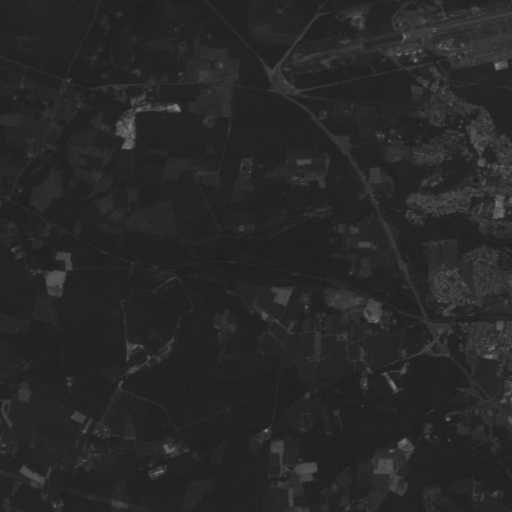
#> input picture TP3/tpseg/spot.tif, 512 x 512 px
$ python hysteresis.py
#> lines starting #> are read from the running program, lines starting #| are printed output that depends on the picture
#!/usr/bin/env python
# -*- coding: utf-8 -*-
"""
Created on 22 May 2019

@author: M Roux
"""


import matplotlib.pyplot as plt
from skimage import data, filters
from skimage import io as skio
from scipy import ndimage
import mrlab as mr

# POUR LA MORPHO
import skimage.morphology as morpho
import skimage.feature as skf
from scipy import ndimage as ndi


def tophat(im,rayon):
    se=morpho.square(rayon)
    ero=morpho.erosion(im,se)
    dil=morpho.dilation(ero,se)
    tophat=im-dil
    return tophat

fig, ax = plt.subplots(nrows=2, ncols=3)

ima = skio.imread('spot.tif');
#> ima is the input picture: shape (512, 512); min 29, max 140, mean 39.6
rayon=3
top=tophat(ima,rayon)

low = 3
high = 5


lowt = (top > low).astype(int)
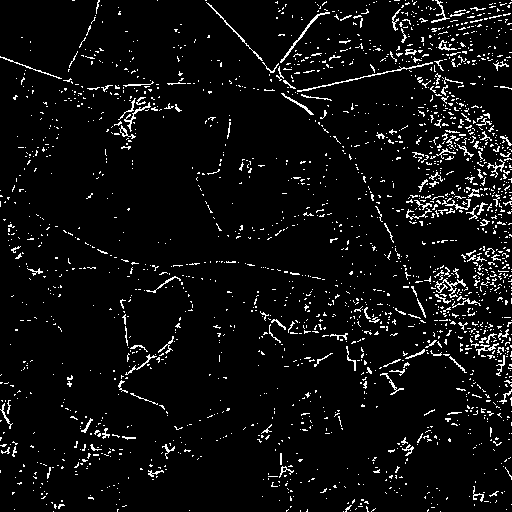
#> lowt: shape (512, 512) int64; values 0 (black) and 1 (white), 5.5% white in thin lines or dots
hight = (top > high).astype(int)
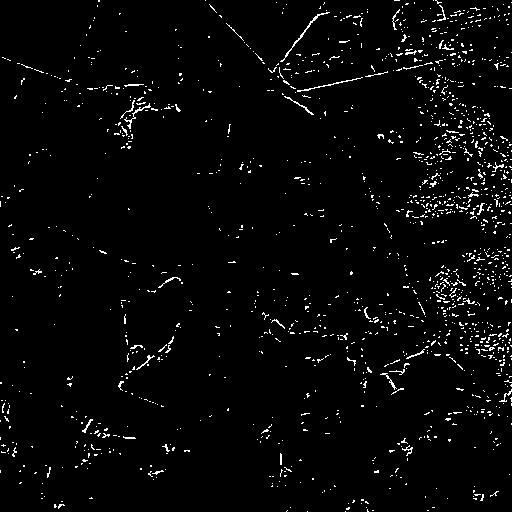
#> hight: shape (512, 512) int64; values 0 (black) and 1 (white), 2.8% white in thin lines or dots
hyst = filters.apply_hysteresis_threshold(top, low, high)
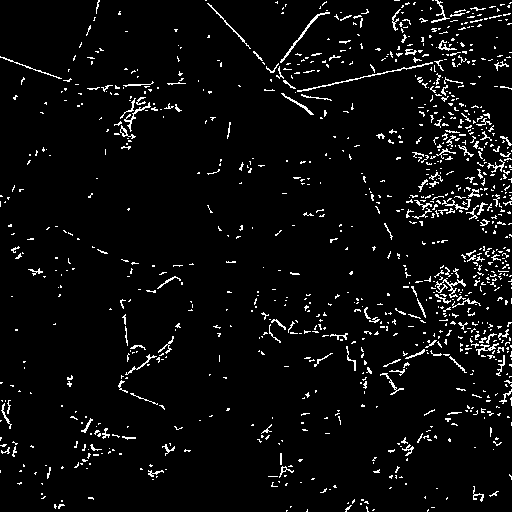
#> hyst: shape (512, 512) bool; 4.6% white in thin lines or dots


ax[0, 0].imshow(ima, cmap='gray')
ax[0, 0].set_title('Original image')

ax[0, 1].imshow(top, cmap='magma')
ax[0, 1].set_title('Tophat filter')

ax[1, 0].imshow(lowt, cmap='magma')
ax[1, 0].set_title('Low threshold')

ax[1, 1].imshow(hight, cmap='magma')
ax[1, 1].set_title('High threshold')

ax[0, 2].imshow(hyst, cmap='magma')
ax[0, 2].set_title('Hysteresis')

ax[1, 2].imshow(hight + hyst, cmap='magma')
ax[1, 2].set_title('High + Hysteresis')

for a in ax.ravel():
    a.axis('off')

plt.tight_layout()

plt.show()
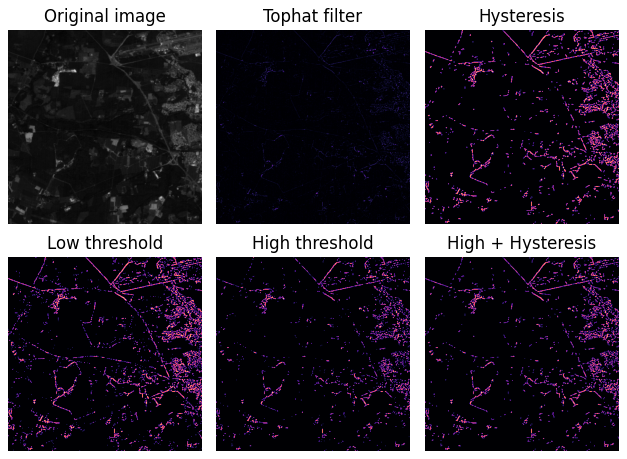
#> figure drawn by matplotlib, 6 panels
